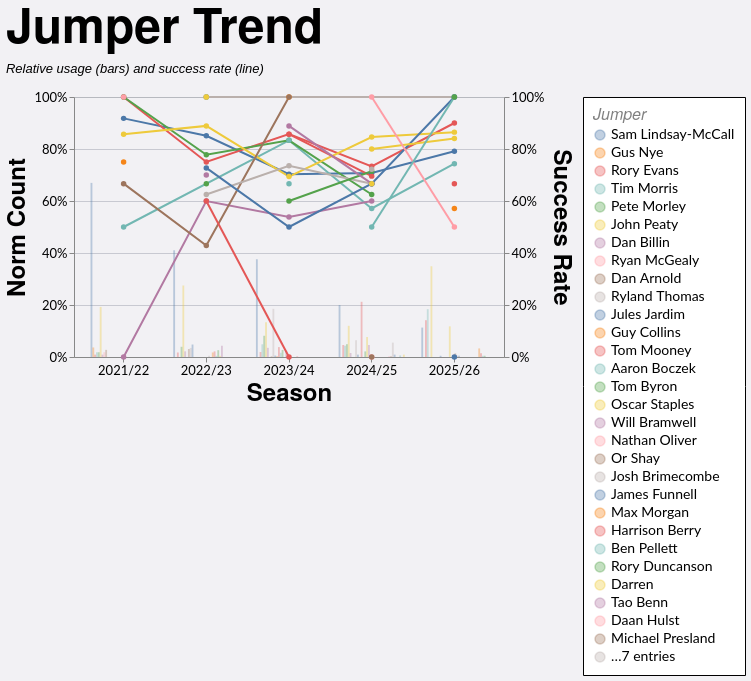

This figure's Vega-Lite source:
### Vega-Lite specification from a JSON file in a GitHub repository (floating-point values rounded to 4 significant figures; data arrays with more than 128 entries replaced by an {"elided": "..."} marker saying what was removed)
{"config": {"axis": {"labelFont": "Lato, sans-serif", "titleFont": "PT Sans Narrow, Helvetica Neue, Helvetica, Arial, sans-serif", "labelFontSize": 13, "titleFontSize": 24, "gridColor": "#202947", "gridOpacity": 0.2}, "header": {"labelFont": "PT Sans Narrow, Helvetica Neue, Helvetica, Arial, sans-serif", "titleFont": "PT Sans Narrow, Helvetica Neue, Helvetica, Arial, sans-serif", "labelFontSize": 24, "titleFontSize": 28, "labelFontWeight": "bold", "orient": "left"}, "legend": {"labelFont": "Lato, sans-serif", "titleFont": "PT Sans Narrow, Helvetica Neue, Helvetica, Arial, sans-serif", "labelFontSize": 14, "titleFontSize": 16, "titlePadding": 5, "fillColor": "white", "strokeColor": "black", "padding": 10, "titleFontWeight": "lighter", "titleFontStyle": "italic", "titleColor": "gray", "offset": 10}, "title": {"font": "PT Sans Narrow, Helvetica Neue, Helvetica, Arial, sans-serif", "fontSize": 48, "fontWeight": "bold", "anchor": "start", "align": "center", "titlePadding": 20, "subtitlePadding": 10, "subtitleFontSize": 13, "subtitleColor": "", "subtitleFontStyle": "italic", "offset": 15, "color": "black"}, "axisX": {"labelAngle": 0}, "facet": {"title": null, "header": null, "align": {"row": "each", "column": "each"}}, "resolve": {"scale": {"y": "independent", "facet": "independent"}}, "background": "#f2f1f4"}, "layer": [{"mark": {"type": "bar", "opacity": 0.35}, "encoding": {"color": {"field": "jumper", "sort": null, "title": "Jumper", "type": "nominal"}, "tooltip": [{"field": "season", "title": "Season", "type": "nominal"}, {"field": "jumper", "title": "Jumper", "type": "nominal"}, {"field": "won", "format": ",.0f", "title": "Won", "type": "quantitative"}, {"field": "attempts", "format": ",.0f", "title": "Attempts", "type": "quantitative"}, {"field": "norm_count", "format": ".1%", "title": "Norm Count", "type": "quantitative"}, {"field": "success_rate", "format": ".1%", "title": "Success Rate", "type": "quantitative"}], "x": {"field": "season", "sort": ["2021/22", "2022/23", "2023/24", "2024/25", "2025/26"], "title": "Season", "type": "nominal"}, "xOffset": {"field": "jumper", "sort": null, "type": "nominal"}, "y": {"axis": {"format": "%", "orient": "left"}, "field": "norm_count", "scale": {"domain": [0, 1]}, "title": "Norm Count", "type": "quantitative"}}, "transform": [{"filter": "(loSquad == 'All' || datum.squad == loSquad) && (loGameType == 'All' || (loGameType == 'League + Cup' && (datum.game_type == 'League' || datum.game_type == 'Cup')) || (loGameType == 'League only' && datum.game_type == 'League') || datum.game_type == loGameType) && (loOpposition == 'All' || datum.opposition == loOpposition) && (loThrower == 'All' || datum.thrower == loThrower) && (loJumper == 'All' || datum.jumper == loJumper) && (loArea == 'All' || datum.area == loArea) && (loNumbers == 'All' || datum.numbers == loNumbers) && (loCallType == 'All' || datum.call_type == loCallType)"}, {"aggregate": [{"op": "count", "as": "attempts"}, {"op": "sum", "field": "won", "as": "won"}], "groupby": ["season", "jumper"]}, {"joinaggregate": [{"op": "sum", "field": "attempts", "as": "season_attempts"}], "groupby": ["season"]}, {"calculate": "datum.attempts / datum.season_attempts", "as": "norm_count"}, {"calculate": "datum.won / datum.attempts", "as": "success_rate"}]}, {"mark": {"type": "line", "point": true, "strokeWidth": 2}, "encoding": {"color": {"field": "jumper", "sort": null, "title": "Jumper", "type": "nominal"}, "detail": {"field": "jumper", "type": "nominal"}, "tooltip": [{"field": "season", "title": "Season", "type": "nominal"}, {"field": "jumper", "title": "Jumper", "type": "nominal"}, {"field": "won", "format": ",.0f", "title": "Won", "type": "quantitative"}, {"field": "attempts", "format": ",.0f", "title": "Attempts", "type": "quantitative"}, {"field": "norm_count", "format": ".1%", "title": "Norm Count", "type": "quantitative"}, {"field": "success_rate", "format": ".1%", "title": "Success Rate", "type": "quantitative"}], "x": {"field": "season", "sort": ["2021/22", "2022/23", "2023/24", "2024/25", "2025/26"], "title": "Season", "type": "nominal"}, "y": {"axis": {"format": "%", "orient": "right"}, "field": "success_rate", "scale": {"domain": [0, 1]}, "title": "Success Rate", "type": "quantitative"}}, "transform": [{"filter": "(loSquad == 'All' || datum.squad == loSquad) && (loGameType == 'All' || (loGameType == 'League + Cup' && (datum.game_type == 'League' || datum.game_type == 'Cup')) || (loGameType == 'League only' && datum.game_type == 'League') || datum.game_type == loGameType) && (loOpposition == 'All' || datum.opposition == loOpposition) && (loThrower == 'All' || datum.thrower == loThrower) && (loJumper == 'All' || datum.jumper == loJumper) && (loArea == 'All' || datum.area == loArea) && (loNumbers == 'All' || datum.numbers == loNumbers) && (loCallType == 'All' || datum.call_type == loCallType)"}, {"aggregate": [{"op": "count", "as": "attempts"}, {"op": "sum", "field": "won", "as": "won"}], "groupby": ["season", "jumper"]}, {"joinaggregate": [{"op": "sum", "field": "attempts", "as": "season_attempts"}], "groupby": ["season"]}, {"calculate": "datum.attempts / datum.season_attempts", "as": "norm_count"}, {"calculate": "datum.won / datum.attempts", "as": "success_rate"}]}], "data": {"name": "data-608d443b1e14bf70169d45af92809b6e"}, "height": 260, "params": [{"name": "loSquad", "value": "All"}, {"name": "loSeason", "value": "All"}, {"name": "loGameType", "value": "All"}, {"name": "loOpposition", "value": "All"}, {"name": "loThrower", "value": "All"}, {"name": "loJumper", "value": "All"}, {"name": "loArea", "value": "All"}, {"name": "loNumbers", "value": "All"}, {"name": "loCallType", "value": "All"}], "resolve": {"scale": {"y": "independent"}}, "title": {"text": "Jumper Trend", "subtitle": "Relative usage (bars) and success rate (line)"}, "width": 430, "$schema": "https://vega.github.io/schema/vega-lite/v5.20.1.json", "datasets": {"data-608d443b1e14bf70169d45af92809b6e": {"elided": "1242 records"}}}
